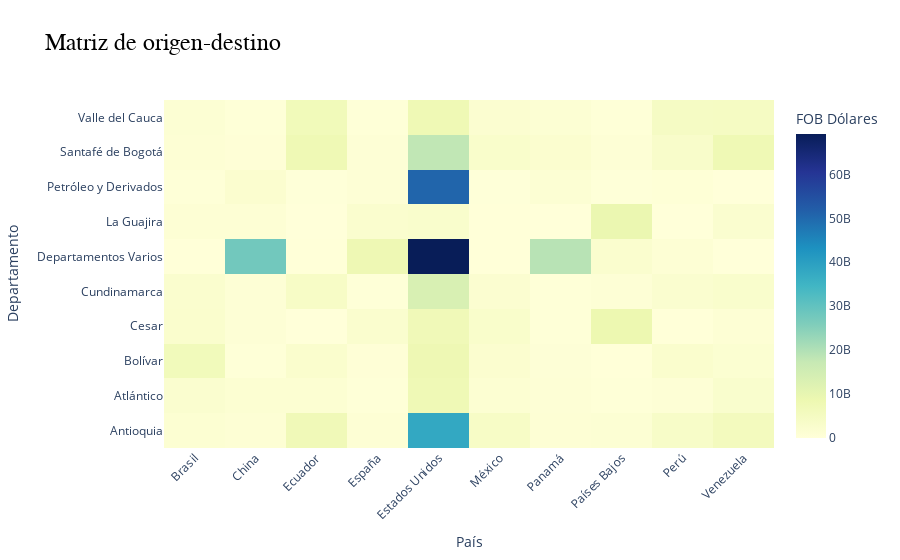

The code cell stored with this chart in its notebook:
### Code cell
fig = go.Figure(data=go.Heatmap(
    z=pivot_table.values,
    x=pivot_table.columns,
    y=pivot_table.index,
    colorscale="YlGnBu",
    colorbar=dict(title="FOB Dólares")
))

fig.update_layout(
    title="Matriz de origen-destino",
    xaxis_title="País",
    yaxis_title="Departamento",
    xaxis_tickfont=dict(size=12),
    yaxis_tickfont=dict(size=12),
    xaxis=dict(type="category"),
    yaxis=dict(type="category"),
    title_font=dict(size=24, family="Arial", color="black"),
    xaxis_tickangle=-45,
    plot_bgcolor="white",
    paper_bgcolor="white"
)

fig.show()
